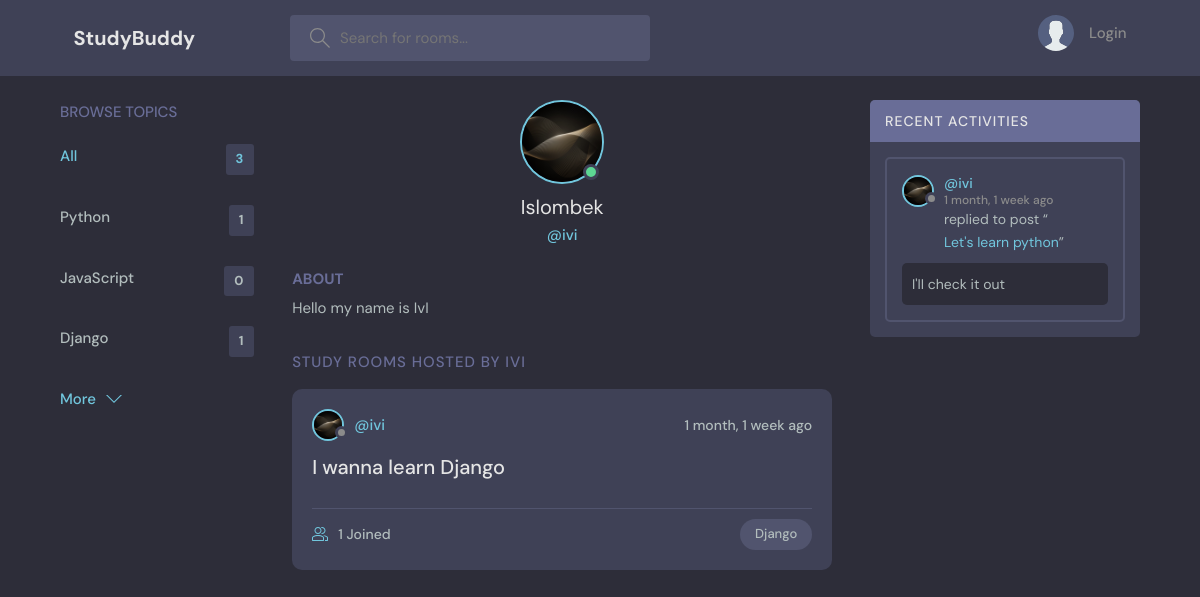
The app's page /profile/2/ with its own data.
### base/models.py (models this page shows, shortened)
class Topic(models.Model):
    name = models.CharField(max_length=200)

class User(AbstractUser):
    name = models.CharField(max_length=200, null=True)
    email = models.EmailField(unique=True, null=True)
    bio = models.TextField(null=True)
    avatar = models.ImageField(null=True, default='avatar.svg')
    USERNAME_FIELD = 'username'
    REQUIRED_FIELDS = []

class Room(models.Model):
    host = models.ForeignKey(User, on_delete=models.SET_NULL, null=True)
    topic = models.ForeignKey(Topic, on_delete=models.SET_NULL, null=True)
    name = models.CharField(max_length=200)
    description = models.TextField(null=True, blank=True)
    participants = models.ManyToManyField(
        User, related_name='participants', blank=True)
    updated = models.DateTimeField(auto_now=True)
    created = models.DateTimeField(auto_now_add=True)
    likes = models.ManyToManyField(User, related_name='like_post')
    class Meta:
        ordering = ['-updated', '-created']
    def __str__(self):
        return self.name

class Message(models.Model):
    user = models.ForeignKey(User, on_delete=models.CASCADE)
    room = models.ForeignKey(Room, on_delete=models.CASCADE)
    body = models.TextField()
    updated = models.DateTimeField(auto_now=True)
    created = models.DateTimeField(auto_now_add=True)
    class Meta:
        ordering = ['-updated', '-created']

### base/views.py (the view)
# urls.py: path('profile/<str:pk>/', views.userProfile, name="user-profile"),
def userProfile(request, pk):
    user = User.objects.get(id=pk)
    rooms = user.room_set.all()
    room_messages = user.message_set.all()
    topics = Topic.objects.all()
    context = {'user': user, 'rooms': rooms,
               'room_messages': room_messages, 'topics': topics}
    return render(request, 'base/profile.html', context)

### base/templates/base/profile.html (shortened to what this page needs)
{% extends 'main.html' %}
{% block content %}
<main class="profile-page layout layout--3">
    <div class="container">
      {% include 'base/topics_component.html' %}
      <div class="roomList">
        <div class="profile">
          <div class="profile__avatar">
            <div class="avatar avatar--large active">
              <img src="{{user.avatar.url}}" />
            </div>
          </div>
          <div class="profile__info">
            <h3>{{user.name}}</h3>
            <p>@{{user.username}}</p>
          </div>
          <div class="profile__about">
            <h3>About</h3>
            <p>
              {{user.bio}}
            </p>
          </div>
        </div>
        <div class="roomList__header">
          <div>
            <h2>Study Rooms Hosted by {{user.username}}</a>
            </h2>
          </div>
        </div>
        {% include 'base/feed_component.html' %}
      </div>
      {% include 'base/activity_component.html' %}
    </div>
  </main>
{% endblock content %}

### templates/main.html (shortened to what this page needs)
<!DOCTYPE html>
{% load static %}
<html lang="en">
  <head>
    <link rel="stylesheet" href="https://cdnjs.cloudflare.com/ajax/libs/font-awesome/6.3.0/css/all.min.css" />
    <link rel="stylesheet" href="{% static 'styles/style.css' %}" />
  </head>
  <body>
    {% include 'navbar.html' %}
    {% block content %}
    {% endblock %}
  </body>
</html>

### templates/navbar.html (shortened to what this page needs)
{% load static %}
<header class="header header--loggedIn">
    <div class="container">
      <a href="{% url 'home' %}" class="header__logo">
        <h1>StudyBuddy</h1>
      </a>
      <form class="header__search" method="GET" action="{% url 'home' %}">
        <label>
          <input name="q" placeholder="Search for rooms..." />
        </label>
      </form>
      <nav class="header__menu">
        {% if request.user.is_authenticated %}
        <div class="header__user">
          <a href="{% url 'update-user' %}">
            <div class="avatar avatar--medium active">
              <img src="{{request.user.avatar.url}}" />
            </div>
            <p>{{request.user.username}} <span>@{{request.user.username}}</span></p>
          </a>
          <button class="dropdown-button">
            <svg version="1.1" xmlns="http://www.w3.org/2000/svg" width="32" height="32" viewBox="0 0 32 32">
              <title>chevron-down</title>
              <path d="M16 21l-13-13h-3l16 16 16-16h-3l-13 13z"></path>
            </svg>
          </button>
        </div>
        {% else %}
        <a href="{% url 'login' %}">
          <img src="{% static 'images/avatar.svg' %}" />
          <p>Login</p>
        </a>
        {% endif %}
      </nav>
    </div>
  </header>

### base/templates/base/topics_component.html
<div class="topics">
  <div class="topics__header">
      <h2>Browse Topics</h2>
  </div>
  <ul class="topics__list">
      <li>
          <a href="{% url 'home' %}" class="active">All <span>{{topics.count}}</span></a>
      </li>
      {% for topic in topics %}
      <li>
          <a href="{% url 'home' %}?q={{topic.name}}">{{topic.name}}<span>{{topic.room_set.all.count}}</span></a>
      </li>
      {% endfor %}
  </ul>
  <a class="btn btn--link" href="{% url 'topics' %}">
      More
      <svg version="1.1" xmlns="http://www.w3.org/2000/svg" width="32" height="32" viewBox="0 0 32 32">
          <title>chevron-down</title>
          <path d="M16 21l-13-13h-3l16 16 16-16h-3l-13 13z"></path>
      </svg>
  </a>
</div>

### base/templates/base/feed_component.html (shortened to what this page needs)
{% for room in rooms %}
<div class="roomListRoom">
    <div class="roomListRoom__header">
        <a href="{% url 'user-profile' room.host.id %}" class="roomListRoom__author">
            <div class="avatar avatar--small">
                <img src="{{room.host.avatar.url}}" />
            </div>
            <span>@{{room.host.username}}</span>
        </a>
        <div class="roomListRoom__actions">
            <span>{{room.created|timesince}} ago</span>
        </div>
    </div>
    <div class="roomListRoom__content">
        <a href="{% url 'room' room.id %}">{{room.name}}</a>
    </div>
    <div class="roomListRoom__meta">
        <a href="{% url 'room' room.id %}" class="roomListRoom__joined">
            {{room.participants.all.count}} Joined
        </a>
        <p class="roomListRoom__topic">{{room.topic.name}}</p>
    </div>
</div>
{% endfor %}

### base/templates/base/activity_component.html (shortened to what this page needs)
<div class="activities">
    <div class="activities__header">
      <h2>Recent Activities</h2>
    </div>
    {% for message in room_messages %}
    <div class="activities__box">
      <div class="activities__boxHeader roomListRoom__header">
        <a href="{% url 'user-profile' message.user.id %}" class="roomListRoom__author">
          <div class="avatar avatar--small">
            <img src="{{message.user.avatar.url}}" />
          </div>
          <p>
            @{{message.user}}
            <span>{{message.created | timesince}} ago</span>
          </p>
        </a>
      </div>
      <div class="activities__boxContent">
        <p>replied to post “<a href="{% url 'room' message.room.id %}">{{message.room}}</a>”</p>
        <div class="activities__boxRoomContent">
            {{message.body}}
        </div>
      </div>
    </div>
    {% endfor %}
  </div>

### records on screen
Topic: name "Python", room_set.all.count "1"
Topic: name "JavaScript", room_set.all.count "0"
Topic: name "Django", room_set.all.count "1"
User: avatar (picture), name "Islombek", username "ivi", bio "Hello my name is IvI", username "IVI"
Room: host.avatar (picture), host.username "ivi", created "1 month, 1 week", name "I wanna learn Django", participants.all.count "1", topic.name "Django"
Message: user.avatar (picture), user "ivi", created "1 month, 1 week", room "Let's learn python", body "I'II check it out"

### other values on screen
{{ topics.count }} "3"
